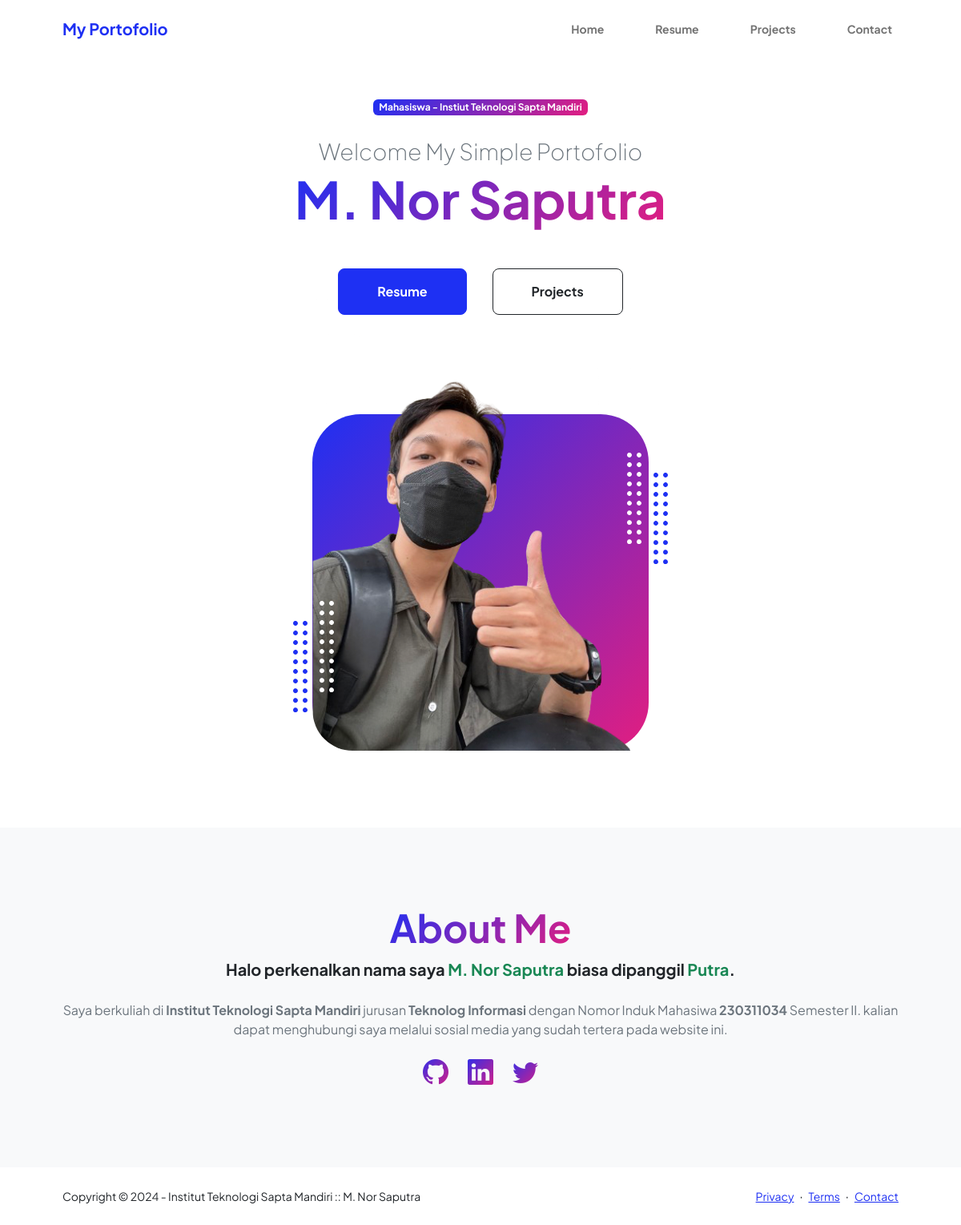
The page / on the database its author committed.
### tables this page shows
CREATE TABLE "profile" ( id INTEGER,"key" VARCHAR(30),
"value" TEXT, "type" basic NOT NULL DEFAULT 'basic');

### layout/main.php (called while the page is built, shortened)
<?php
include "lib/query.php";
$db = new Query();
include "header.php";
include "content.php";
?>

### lib/query.php (called while the page is built, shortened)
<?php
class Query {
    protected $db;
    public function __construct() {
        $this->db = new PDO('sqlite:MyProfile.db');
    }
    public function getProfile($key,$type='basic') {
        $tbl_profile = $this->db->query("SELECT * FROM profile WHERE key = '$key' AND type = '$type'");
        $profile = $tbl_profile->fetchObject();
        return $profile->value;
    }
    public function getIcon() {
        $tbl_profile = $this->db->query("SELECT * FROM profile WHERE key = 'icon'");
        $icons = $tbl_profile->fetchAll(PDO::FETCH_OBJ);
        return $icons;
    }
}

### lib/section.php (called while the page is built)
<?php
function Section($goFile, $db) {
    return include("sections/$goFile");
}

### sections/home.php (the view, shortened to what this page needs)
<header class="py-5">
    <div class="container px-5 pb-5">
        <div class="row gx-5 align-items-center">
            <div class="col-xxl-5">
                <div class="text-center text-xxl-start">
                    <div class="badge bg-gradient-primary-to-secondary text-white mb-4">
                        <div class="text-">Mahasiswa - Instiut Teknologi Sapta Mandiri</div>
                    </div>
                    <div class="fs-3 fw-light text-muted">Welcome My Simple Portofolio</div>
                    <h1 class="display-3 fw-bolder mb-5"><span class="text-gradient d-inline"><?= $db->getProfile('nama') ?></span></h1>
                    <div class="d-grid gap-3 d-sm-flex justify-content-sm-center justify-content-xxl-start mb-3">
                        <a class="btn btn-primary btn-lg px-5 py-3 me-sm-3 fs-6 fw-bolder" href="?page=resume">Resume</a>
                        <a class="btn btn-outline-dark btn-lg px-5 py-3 fs-6 fw-bolder" href="?page=project">Projects</a>
                    </div>
                </div>
            </div>
            <div class="col-xxl-7">
                <div class="d-flex justify-content-center mt-5 mt-xxl-0">
                    <div class="profile bg-gradient-primary-to-secondary">
                        <img class="profile-img" src="template/me.png" alt="Putra" />
                        <div class="dots-1">
                        </div>
                        <div class="dots-2">
                        </div>
                        <div class="dots-3">
                        </div>
                        <div class="dots-4">
                        </div>
                    </div>
                </div>
            </div>
        </div>
    </div>
</header>
<section class="bg-light py-5">
    <div class="container px-5">
        <div class="row gx-5 justify-content-center">
            <div class="col-xxl-8">
                <div class="text-center my-5">
                    <h2 class="display-5 fw-bolder"><span class="text-gradient d-inline">About Me</span></h2>
                    <p class="lead fw-bold mb-4">Halo perkenalkan nama saya <span class="text-success"><?= $db->getProfile('nama') ?></span> biasa dipanggil <span class="text-success"><?= $db->getProfile('nama_panggilan') ?></span>.</p>
                    <p class="text-muted"><?= $db->getProfile('tentang') ?></p>
                    <div class="d-flex justify-content-center fs-2 gap-4">
                        <?php foreach($db->getIcon() as $icon): ?>
                            <a class="text-gradient" href="<?= $icon->type ?>"><?= $icon->value ?></a>
                        <?php endforeach; ?>
                    </div>
                </div>
            </div>
        </div>
    </div>
</section>

### layout/navbar.php (shortened to what this page needs)
<nav class="navbar navbar-expand-lg navbar-light bg-white py-3">
    <div class="container px-5">
        <a class="navbar-brand" href="index.php"><span class="fw-bolder text-primary"><?= $db->getProfile('title') ?></span></a>
        <div class="collapse navbar-collapse" id="navbarSupportedContent">
            <ul class="navbar-nav ms-auto mb-2 mb-lg-0 gap-5 small fw-bolder">
                <li class="nav-item"><a class="nav-link" href="?page=home">Home</a></li>
                <li class="nav-item"><a class="nav-link" href="?page=resume">Resume</a></li>
                <li class="nav-item"><a class="nav-link" href="?page=project">Projects</a></li>
                <li class="nav-item"><a class="nav-link" href="?page=contact">Contact</a></li>
            </ul>
        </div>
    </div>
</nav>

### layout/footer.php (shortened to what this page needs)
<footer class="bg-white py-4 mt-auto">
    <div class="container px-5">
        <div class="row align-items-center justify-content-between flex-column flex-sm-row">
            <div class="col-auto">
                <div class="small m-0">Copyright &copy; <?= $db->getProfile('copyright'); ?></div>
            </div>
            <div class="col-auto">
                <a class="small" href="#!">Privacy</a>
                <span class="mx-1">&middot;</span>
                <a class="small" href="#!">Terms</a>
                <span class="mx-1">&middot;</span>
                <a class="small" href="#!">Contact</a>
            </div>
        </div>
    </div>
</footer>
</body>
</html>

### rows shown on the page
profile: value "My Portofolio"
profile: value "M. Nor Saputra"
profile: value "Putra"
profile: value "Saya berkuliah di Institut Teknologi Sapta Mandiri jurusan Teknolog Informasi dengan Nomor Induk Mahasiwa 230311034 Semester II. kalian dapat menghubungi saya melalui sosial media yang sudah tertera pada website ini."
profile: value "2024 - Institut Teknologi Sapta Mandiri :: M. Nor Saputra"
